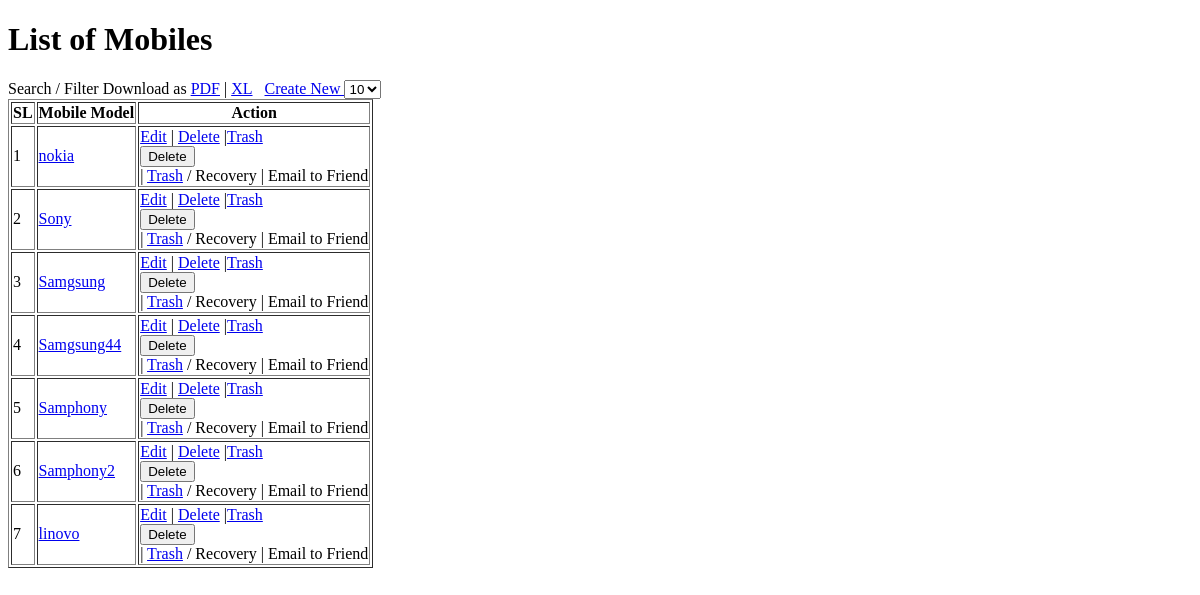
Page /views/Mobile/index.php on the earlier database version.
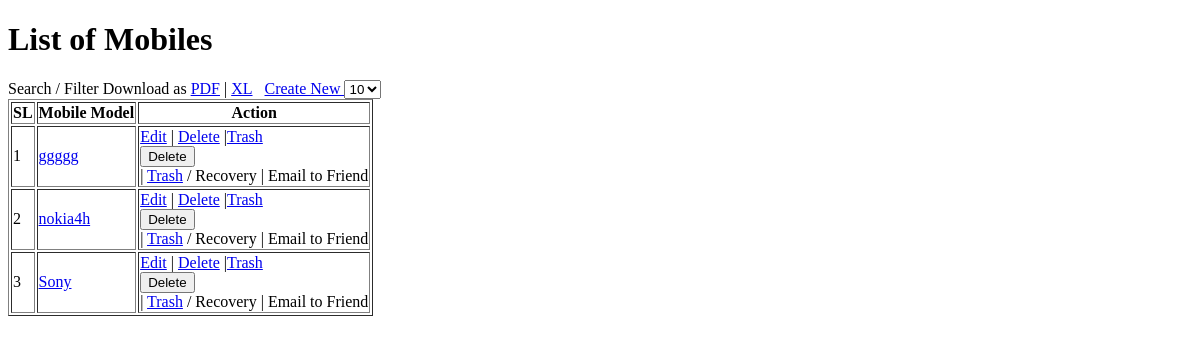
Same page on the later database version.
### tables this page shows
CREATE TABLE IF NOT EXISTS `mobile` (
  `id` int(11) NOT NULL,
  `title` varchar(255) NOT NULL,
  `created_at` datetime NOT NULL,
  `modified_at` datetime NOT NULL,
  `deleted_at` varchar(255) DEFAULT NULL
);

### src/Mobile/Mobile.php (called while the page is built, shortened)
<?php
class Mobile {
    public function index(){
        $_mobiles = array();
        $query = "SELECT * FROM `mobile` WHERE deleted_at IS NULL";
        $result = mysql_query($query);
        while($row = mysql_fetch_assoc($result)){
            $_mobiles[] = $row;
        }
        return $_mobiles;
    }
}

### views/Mobile/index.php (the view, shortened to what this page needs)
<?php
$mobile = new Mobile();
$mobiles = $mobile->index();
?>
<!DOCTYPE html>
<html>
<head>
<body>
    <h1>List of Mobiles</h1>
    <div>
        <span>Search / Filter</span>
        <span id="utility">Download as <a href="#">PDF</a> | <a href="#">XL</a>&nbsp;&nbsp;&nbsp;<a href="create.php">Create New </a></span>
        <select>
            <option>10</option>
        </select>
    </div>
    <table border="1">
        <thead>
            <tr>
                <th>SL</th>
                <th>Mobile Model</th>
                <th>Action</th>
            </tr>
        </thead>
        <tbody>
            <?php
            $slno = 0;
            foreach ($mobiles as $allmobile){
                $slno++;
            ?>
            <tr>
                <td><?php echo $slno; ?></td>
                <td><a href="show.php?id=<?php echo $allmobile['id']; ?>"> <?php echo $allmobile['title']; ?> </a></td>
                <td>
                    <a href="edit.php?id=<?php echo $allmobile['id']; ?>">Edit</a> |
                    <a href="delete.php?id=<?php echo $allmobile['id']; ?>">Delete</a>
                    |<a href="trash.php?id=<?php echo $allmobile['id']; ?>">Trash</a>
                    <form action="delete.php" method="post">
                        <button class="delete" type="submit">Delete</button>
                    </form>
                    | <a href="#">Trash</a> /
                    Recovery
                    | Email to Friend
                </td>
            </tr>
            <?php } ?>
        </tbody>
    </table>
</body>
</html>

Differences in the rows shown:
removed mobile: title "nokia"
no longer on this page (row edited): mobile: title "Samgsung"
removed mobile: title "Samgsung44"
no longer on this page (row edited): mobile: title "Samphony"
removed mobile: title "Samphony2"
removed mobile: title "linovo"
added mobile: title "ggggg"
added mobile: title "nokia4h"
